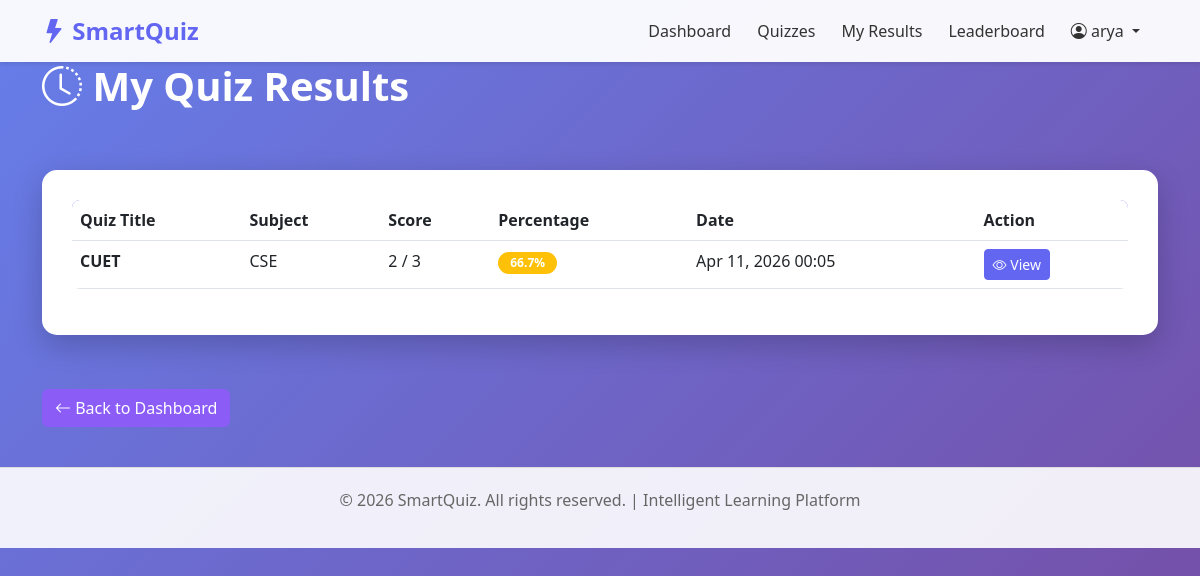
The page /student/results/ (signed in) on the database as committed earlier.
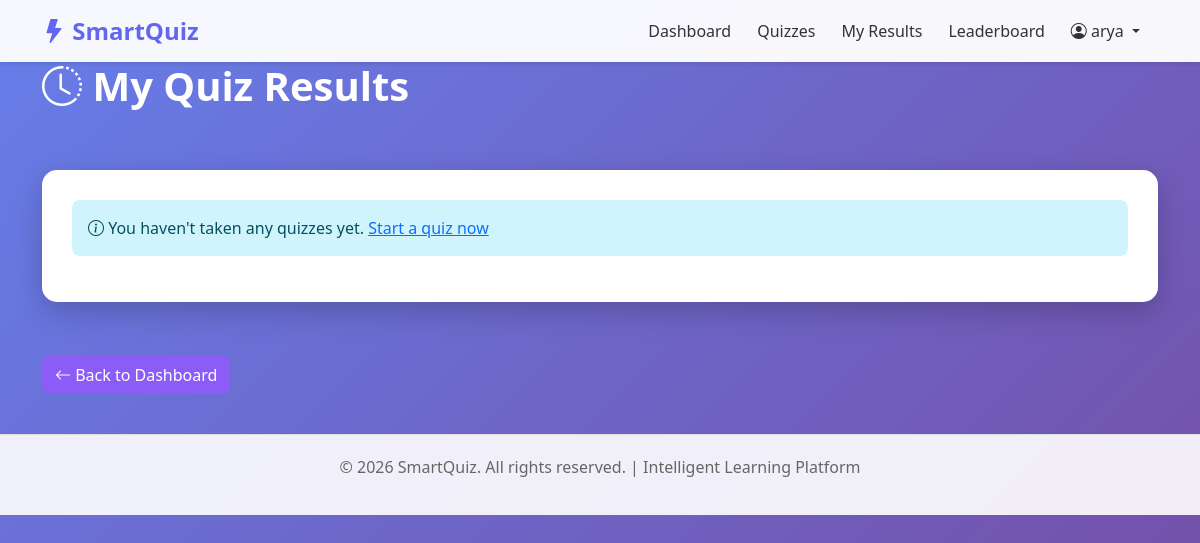
The same page on the database as committed later.
### quizzes/models.py (models this page shows, shortened)
class Result(models.Model):
    student = models.ForeignKey(User, on_delete=models.CASCADE, limit_choices_to={'role': 'student'}, related_name='quiz_results')
    quiz = models.ForeignKey(Quiz, on_delete=models.CASCADE, related_name='results')
    score = models.IntegerField(default=0)
    total_marks = models.IntegerField(default=0)
    percentage = models.FloatField(default=0.0)
    time_taken_seconds = models.IntegerField(default=0)
    attempted_at = models.DateTimeField(auto_now_add=True)
    class Meta:
        ordering = ['-attempted_at']
        unique_together = ('student', 'quiz')

class Quiz(models.Model):
    title = models.CharField(max_length=255)
    description = models.TextField(null=True, blank=True)
    created_by = models.ForeignKey(User, on_delete=models.CASCADE, limit_choices_to={'role': 'teacher'})
    subject = models.CharField(max_length=100, null=True, blank=True)
    duration_minutes = models.IntegerField(default=30)
    total_questions = models.IntegerField(default=0)
    is_published = models.BooleanField(default=False)
    created_at = models.DateTimeField(auto_now_add=True)
    updated_at = models.DateTimeField(auto_now=True)
    class Meta:
        ordering = ['-created_at']

### students/views.py (the view)
    def wrapper(request, *args, **kwargs):
        if request.user.is_authenticated and request.user.role == 'student':
            return view_func(request, *args, **kwargs)
        return redirect('accounts:login')

### students/views.py (called while the page is built)
def student_required(view_func):
    def wrapper(request, *args, **kwargs):
        if request.user.is_authenticated and request.user.role == 'student':
            return view_func(request, *args, **kwargs)
        return redirect('accounts:login')
    return wrapper

@login_required(login_url='accounts:login')
@student_required
def my_results(request):
    results = Result.objects.filter(student=request.user).order_by('-attempted_at')
    context = {
        'results': results,
    }
    return render(request, 'students/results.html', context)

### templates/students/results.html (shortened to what this page needs)
{% extends 'base.html' %}
{% block content %}
<h1 class="page-title"><i class="bi bi-clock-history"></i> My Quiz Results</h1>
<div class="row mt-4">
    <div class="col-md-12">
        <div class="container-main">
            {% if results %}
                <table class="table table-hover">
                    <thead>
                        <tr>
                            <th>Quiz Title</th>
                            <th>Subject</th>
                            <th>Score</th>
                            <th>Percentage</th>
                            <th>Date</th>
                            <th>Action</th>
                        </tr>
                    </thead>
                    <tbody>
                        {% for result in results %}
                            <tr>
                                <td><strong>{{ result.quiz.title }}</strong></td>
                                <td>{{ result.quiz.subject|default:"N/A" }}</td>
                                <td>{{ result.score }} / {{ result.total_marks }}</td>
                                <td>
                                    <span class="badge {% if result.percentage >= 80 %}bg-success{% elif result.percentage >= 60 %}bg-warning{% else %}bg-danger{% endif %}">
                                        {{ result.percentage|floatformat:1 }}%
                                    </span>
                                </td>
                                <td>{{ result.attempted_at|date:"M d, Y H:i" }}</td>
                                <td>
                                    <a href="{% url 'students:result_detail' result.id %}" class="btn btn-sm btn-primary">
                                        <i class="bi bi-eye"></i> View
                                    </a>
                                </td>
                            </tr>
                        {% endfor %}
                    </tbody>
                </table>
            {% else %}
                <div class="alert alert-info">
                    <i class="bi bi-info-circle"></i> You haven't taken any quizzes yet. <a href="{% url 'students:quizzes' %}">Start a quiz now</a>
                </div>
            {% endif %}
        </div>
    </div>
</div>
<div class="row mt-4 mb-4">
    <div class="col-md-12">
        <a href="{% url 'students:dashboard' %}" class="btn btn-secondary">
            <i class="bi bi-arrow-left"></i> Back to Dashboard
        </a>
    </div>
</div>
{% endblock %}

Rows that differ between the two databases and show on the page:
removed Result: quiz "CUET", quiz.subject "CSE", score "2", total_marks "3", percentage "66.7", attempted_at "Apr 11, 2026 00:05"
Other text that changed with them:
text no longer shown: "Quiz Title Subject Score Percentage Date Action"
text now shown: "You haven't taken any quizzes yet. Start a quiz now"
